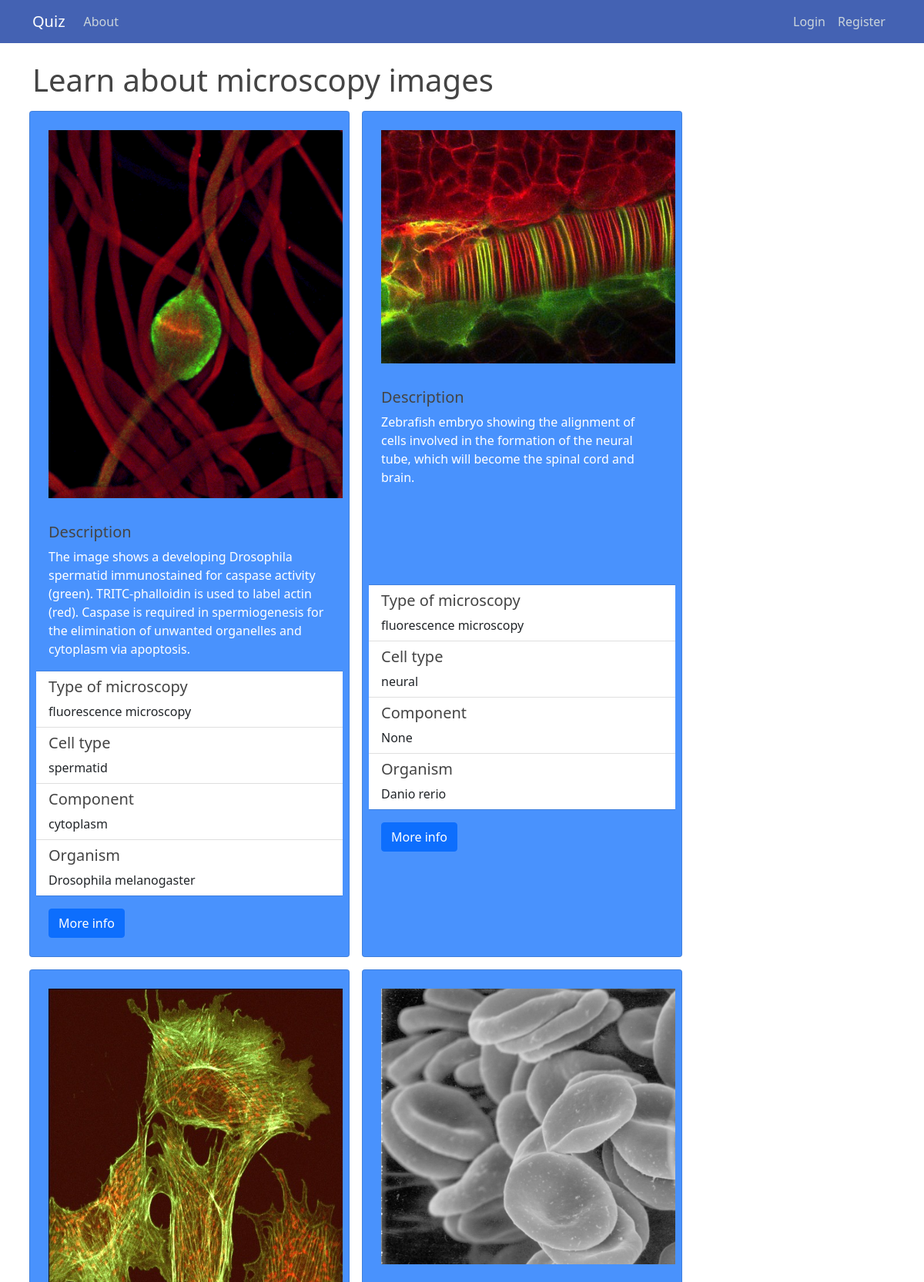
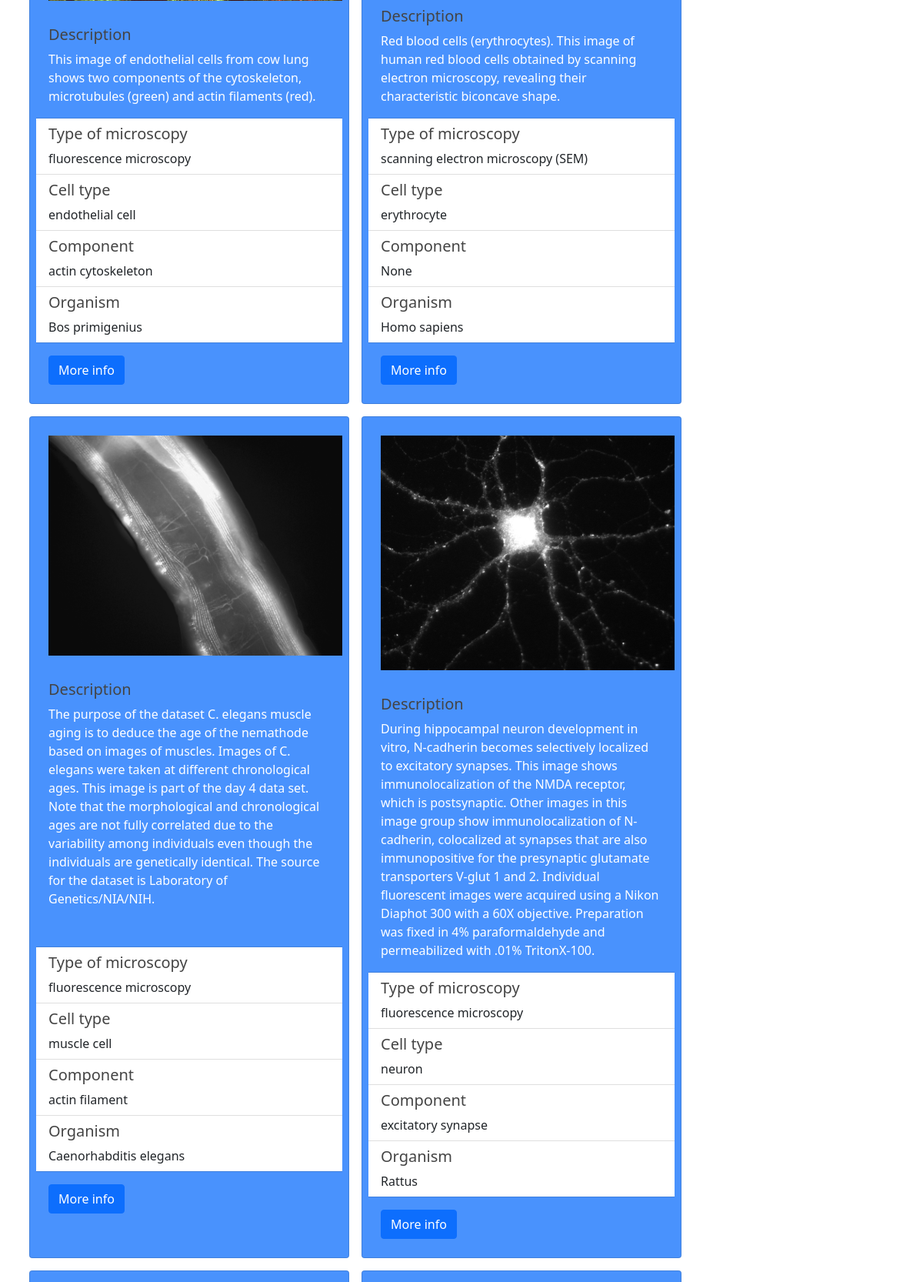
The page /about/ (upper part) on the database its author committed (2 pictures, top to bottom).
### quizapp/models.py (models this page shows, shortened)
class Images(models.Model):
    image = models.ImageField(upload_to="images/", null=False, blank=False, default=None)
    question = models.ForeignKey(Question, on_delete=models.CASCADE)
    description = models.TextField(blank=True, null=True)
    microscopy = models.CharField(max_length=100, null=True, blank=True)
    cell_type = models.CharField(max_length=100, null=True, blank=True)
    component = models.CharField(max_length=100, null=True, blank=True)
    doi = models.CharField(max_length=100, null=True, blank=True)
    organism = models.CharField(max_length=100, null=True, blank=True)
    processed_image = ImageSpecField(source='image',
                                     processors=[ResizeToFill(400, 400)],
                                     format='JPEG',
                                     options={'quality': 100})
    processed_image_main = ImageSpecField(source='image',
                                          processors=[ResizeToFill(500, 400)],
                                          format='JPEG',
                                          options={'quality': 100})
    class Meta:
        verbose_name_plural = 'Images'

### quizapp/views.py (the view)
# urls.py: path('about/', show_image_about_quiz, name='about')
def show_image_about_quiz(request, ):
    images = Images.objects.all()
    scoreboard = get_score()
    return render(request, 'about.html', {'images': images, "score": scoreboard})

### quizapp/views.py (called while the page is built)
def get_score():
    scores = Score.objects.all()
    scoreboard = {}
    for score in scores:
        if score.user not in scoreboard:
            scoreboard[score.user] = score.score
        else:
            scoreboard[score.user] += score.score
    return scoreboard

### quizapp/templates/about.html (shortened to what this page needs)
{% extends "base.html" %}
{% block content %}
    <h1>Learn about microscopy images</h1>
    <br>
{% for image in images %}
    <div class="card px-2 py-2 mx-2 my-2 bg-primary text-white bg-opacity-75" id="{{ image.pk }}" style="width: 26rem;">
      <img src="{{ image.processed_image.url }}" class="card-img-top px-2 py-2 mx-2 my-2" alt="image">
      <div class="card-body">
        <h5 class="card-title">Description</h5>
        <p class="card-text">{{ image.description }}</p>
      </div>
      <ul class="list-group list-group-flush">
        <li class="list-group-item">
            <h5>Type of microscopy</h5>
            <p class="card-text">{{ image.microscopy }}</p>
        </li>
        <li class="list-group-item">
            <h5>Cell type</h5>
            <p class="card-text">{{ image.cell_type }}</p>
        </li>
        <li class="list-group-item">
            <h5>Component</h5>
            <p class="card-text">{{ image.component }}</p>
        </li>
        <li class="list-group-item">
            <h5>Organism</h5>
            <p class="card-text">{{ image.organism }}</p>
        </li>
      </ul>
      <div class="card-body d-block">
        <a href="http://dx.doi.org/{{ image.doi }}" class="btn btn-primary">More info</a>
      </div>
    </div>
{% endfor %}
{% endblock content %}

### quizapp/templates/base.html (shortened to what this page needs)
{% load static %}
<!doctype html>
<html lang="en">
  <head>
      <link href="https://cdn.jsdelivr.net/npm/bootstrap@5.1.1/dist/css/bootstrap.min.css" rel="stylesheet">
    <link rel="stylesheet" type="text/css" href="{% static 'css/main.css' %}">
  </head>
  <body class="d-flex h-100">
  <header class="site-header">
      <nav class="navbar navbar-expand-md navbar-dark bg-steel fixed-top">
        <div class="container">
          <a class="navbar-brand mr-4" href="{% url 'main-view' %}"> Quiz </a>
          <div class="collapse navbar-collapse" id="navbarToggle">
            <div class="navbar-nav me-auto">
              <a class="nav-item nav-link" href="{% url 'about' %}">About</a>
            </div>
            <div class="navbar-nav ms-auto">
                {% if request.user.is_authenticated %}
                    <a class="nav-item nav-link right" >
                        <b>{{ user }}</b>
                    {% for user, score in score.items %}
                        {% if user == request.user and score is not None %}
                            {% if score >= 0 %}
                                score: {{ score }}
                            {% elif score < 0 %}
                                score: 0
                            {% endif %}
                        {% endif %}
                    {% endfor %}
                    </a>
                    <a class="nav-item nav-link right" href="{% url 'logout' %}">Logout</a>
                {% else %}
                    <a class="nav-item nav-link" href="{% url 'login' %}">Login</a>
                    <a class="nav-item nav-link" href="{% url 'register' %}">Register</a>
                {% endif %}
            </div>
          </div>
        </div>
      </nav>
    </header>
  <main class="container">
      <div class="row">
          {% block content %}
          {% endblock content %}
      </div>
    </main>
 </body>
</html>

### quizapp/static/css/main.css (style rules this page uses)
body { background: #ffffff; color: #333333; margin-top: 5rem; }
h1, h2, h3, h4, h5, h6 { color: #444444; }
ul { margin: 0; }
.bg-steel { background-color: #4462b3; }
.site-header .navbar-nav .nav-link { color: #cbd5db; }

### rows shown on the page
Images: processed_image (picture), description "The image shows a developing Drosophila spermatid immunostained for caspase activity (green). TRITC-phalloidin is used to label actin (red). Caspase is required in spermiogenesis for the elimination of unwanted organelles and cytoplasm via apoptosis.", microscopy "fluorescence microscopy", cell_type "spermatid", component "cytoplasm", organism "Drosophila melanogaster"
Images: {{ image.pk }} 2 (drawn), processed_image (picture), description "Zebrafish embryo showing the alignment of cells involved in the formation of the neural tube, which will become the spinal cord and brain.", microscopy "fluorescence microscopy", cell_type "neural", component "None", organism "Danio rerio"
Images: processed_image (picture), description "This image of endothelial cells from cow lung shows two components of the cytoskeleton, microtubules (green) and actin filaments (red).", microscopy "fluorescence microscopy", cell_type "endothelial cell", component "actin cytoskeleton", organism "Bos primigenius"
Images: processed_image (picture), description "Red blood cells (erythrocytes). This image of human red blood cells obtained by scanning electron microscopy, revealing their characteristic biconcave shape.", microscopy "scanning electron microscopy (SEM)", cell_type "erythrocyte", component "None", organism "Homo sapiens"
Images: processed_image (picture), description "The purpose of the dataset C. elegans muscle aging is to deduce the age of the nemathode based on images of muscles. Images of C. elegans were taken at different chronological ages. This image is part of the day 4 data set. Note that the morphological and chronological ages are not fully correlated due to the variability among individuals even though the individuals are genetically identical. The source for the dataset is Laboratory of Genetics/NIA/NIH.", microscopy "fluorescence microscopy", cell_type "muscle cell", component "actin filament", organism "Caenorhabditis elegans"
Images: processed_image (picture), description "During hippocampal neuron development in vitro, N-cadherin becomes selectively localized to excitatory synapses. This image shows immunolocalization of the NMDA receptor, which is postsynaptic. Other images in this image group show immunolocalization of N-cadherin, colocalized at synapses that are also immunopositive for the presynaptic glutamate transporters V-glut 1 and 2. Individual fluorescent images were acquired using a Nikon Diaphot 300 with a 60X objective. Preparation was fixed in 4% paraformaldehyde and permeabilized with .01% TritonX-100.", microscopy "fluorescence microscopy", cell_type "neuron", component "excitatory synapse", organism "Rattus"
